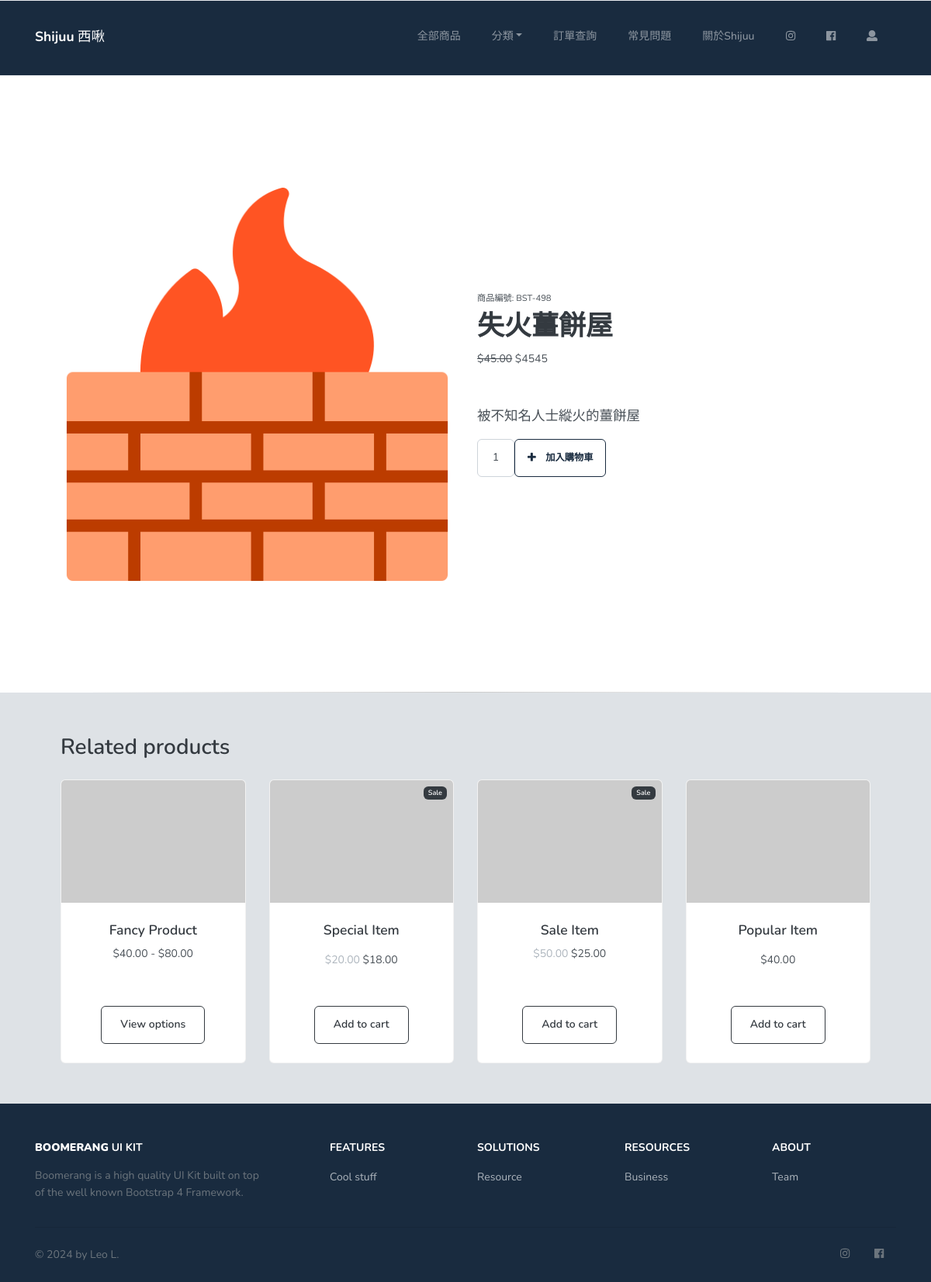
/products/items/3 (signed in), run on the app's committed database.
### app/models.py (models this page shows, shortened)
class Product(db.Model):
    id = db.Column(db.Integer, primary_key=True)
    name = db.Column(db.String(30), unique=True, nullable=False)
    category = db.Column(db.String(20), default="default", nullable=False)
    price = db.Column(db.Integer, default=1, nullable=False)
    img = db.Column(db.String(120), default="/static/product/default.png", nullable=False)
    context = db.Column(db.String(200), default=" ")
    cart_products = db.relationship("CartProduct", back_populates="product")
    order_products = db.relationship("OrderProduct", back_populates="product")

### app/products/routes.py (the view)
@products_bp.route("/items/<int:product_id>", methods=["GET", "POST"])
def products(product_id):
    product = Product.query.filter_by(id=product_id).first()
    return render_template("product.html", product=product)

### app/models.py (called while the page is built)
@login.user_loader
def load_user(user_id):
    return User.query.filter_by(id=user_id).first()

    def checkProduct(self, product):
        for index, i in enumerate(self.cart_products):
            if i.product == product:
                return True, index
        else:
            return False, -1

### app/products/templates/product.html (shortened to what this page needs)
{% extends "base.html" %}
{% block app_container %}
    <section class="slice slice-lg" data-delimiter="1">
        <div class="container px-4 px-lg-5 my-5">
            <div class="row gx-4 gx-lg-5 align-items-center">
                <div class="col-md-6"><img class="card-img-top mb-5 mb-md-0" src="{{ product.img }}" alt="..."></div>
                <div class="col-md-6">
                    <div class="small mb-1">商品編號: BST-498</div>
                    <h1 class="display-5 fw-bolder">{{ product.name }}</h1>
                    <div class="fs-5 mb-5">
                        <span class="text-decoration-line-through"><del>$45.00</del></span>
                        <span>${{ product.price }}</span>
                    </div>
                    <p class="lead">{{ product.context }}</p>
                    <div class="d-flex">
                        <input class="form-control text-center me-3" id="inputQuantity" type="num" value="1" style="max-width: 3rem">
                        <button type="submit" class="btn btn-sm btn-outline-tertiary btn-icon onclick">
                            <span class="btn-inner--icon"><i class="fas fa-plus"></i></span>
                            {% if current_user.cart %}
                                {% if current_user.cart.checkProduct(product)[0] == True %}
                                    <span class="btn-inner--text">再加入</span>
                                {% else %}
                                    <span class="btn-inner--text">加入購物車</span>
                                {% endif %}
                            {% endif %}
                        </button>
                    </div>
                </div>
            </div>
        </div>
    </section>
    <section class="slice slice-lg bg-light py-1">
        <div class="container px-4 px-lg-5 mt-5">
            <h2 class="fw-bolder mb-4">Related products</h2>
            <div class="row gx-4 gx-lg-5 row-cols-2 row-cols-md-3 row-cols-xl-4 justify-content-center">
                <div class="col mb-5">
                    <div class="card h-100">
                        <img class="card-img-top" src="https://dummyimage.com/450x300/dee2e6/6c757d.jpg" alt="..." />
                        <div class="card-body p-4">
                            <div class="text-center">
                                <h5 class="fw-bolder">Fancy Product</h5>
                                $40.00 - $80.00
                            </div>
                        </div>
                        <div class="card-footer p-4 pt-0 border-top-0 bg-transparent">
                            <div class="text-center"><a class="btn btn-outline-dark mt-auto" href="#">View options</a></div>
                        </div>
                    </div>
                </div>
                <div class="col mb-5">
                    <div class="card h-100">
                        <div class="badge bg-dark text-white position-absolute" style="top: 0.5rem; right: 0.5rem">Sale</div>
                        <img class="card-img-top" src="https://dummyimage.com/450x300/dee2e6/6c757d.jpg" alt="..." />
                        <div class="card-body p-4">
                            <div class="text-center">
                                <h5 class="fw-bolder">Special Item</h5>
                                <span class="text-muted text-decoration-line-through">$20.00</span>
                                $18.00
                            </div>
                        </div>
                        <div class="card-footer p-4 pt-0 border-top-0 bg-transparent">
                            <div class="text-center"><a class="btn btn-outline-dark mt-auto" href="#">Add to cart</a></div>
                        </div>
                    </div>
                </div>
                <div class="col mb-5">
                    <div class="card h-100">
                        <div class="badge bg-dark text-white position-absolute" style="top: 0.5rem; right: 0.5rem">Sale</div>
                        <img class="card-img-top" src="https://dummyimage.com/450x300/dee2e6/6c757d.jpg" alt="..." />
                        <div class="card-body p-4">
                            <div class="text-center">
                                <h5 class="fw-bolder">Sale Item</h5>
                                <span class="text-muted text-decoration-line-through">$50.00</span>
                                $25.00
                            </div>
                        </div>
                        <div class="card-footer p-4 pt-0 border-top-0 bg-transparent">
                            <div class="text-center"><a class="btn btn-outline-dark mt-auto" href="#">Add to cart</a></div>
                        </div>
                    </div>
                </div>
                <div class="col mb-5">
                    <div class="card h-100">
                        <img class="card-img-top" src="https://dummyimage.com/450x300/dee2e6/6c757d.jpg" alt="..." />
                        <div class="card-body p-4">
                            <div class="text-center">
                                <h5 class="fw-bolder">Popular Item</h5>
                                $40.00
                            </div>
                        </div>
                        <div class="card-footer p-4 pt-0 border-top-0 bg-transparent">
                            <div class="text-center"><a class="btn btn-outline-dark mt-auto" href="#">Add to cart</a></div>
                        </div>
                    </div>
                </div>
            </div>
        </div>
    </section>
{% endblock %}

### data on the page
Product: img (picture), name "失火薑餅屋", price "4545", context "被不知名人士縱火的薑餅屋"
